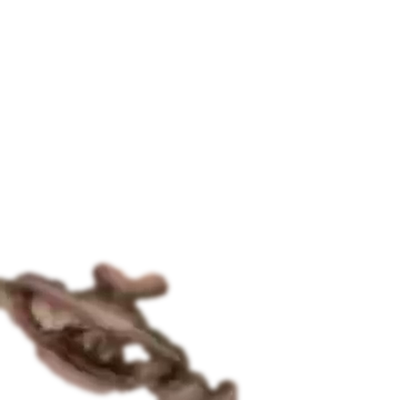
#> input picture assets/faces_alpha/left_003_tex.png, 400 x 400 px, given in place of left_001_tex.png, which was not available
$ python tex_preview.py
#> lines starting #> are read from the running program, lines starting #| are printed output that depends on the picture; after the words box and inside, x2 and y2 are one past the last pixel; in counts of white or black regions, pixels touching at a corner belong together; pictures that were not available may be replaced by others from this repository, and a replacement may not be noted
"""Checkerboard preview of texture-segmented frames 001, 027."""
import os
from PIL import Image

WS = r"D:\dsh workspace\dsh test project"
out = os.path.join(WS, "assets", "faces_alpha")

def checker(w, h, sq=40):
    img = Image.new("RGB", (w, h))
    px = img.load()
    for y in range(h):
        for x in range(w):
            c = (x // sq + y // sq) % 2
            px[x, y] = (200, 200, 200) if c else (40, 40, 40)
    return img

for name in ("left", "right"):
    for i in (1, 27):
        fg = Image.open(os.path.join(out, f"{name}_{i:03d}_tex.png")).convert("RGBA")
#> fg is the input picture: PIL image 400x400 RGBA; mean R, G, B, A 152, 118.3, 98.6, 27
        bg = checker(fg.width, fg.height)
#> in checker, `img = Image.new("RGB", (w, h))`: img: PIL image 400x400 RGB; every value is 0
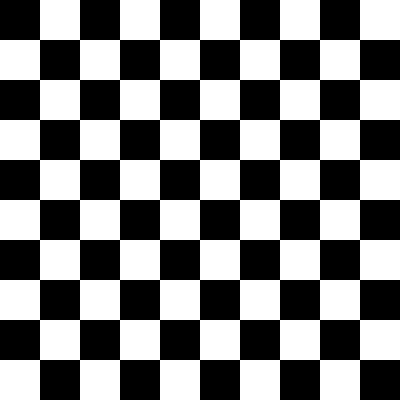
#> bg: PIL image 400x400 RGB; values 40 (black) and 200 (white), 50% white; 1 white region, box (x1, y1, x2, y2) and area: (0, 0, 400, 400) 80000
        comp = Image.alpha_composite(bg.convert("RGBA"), fg).convert("RGB")
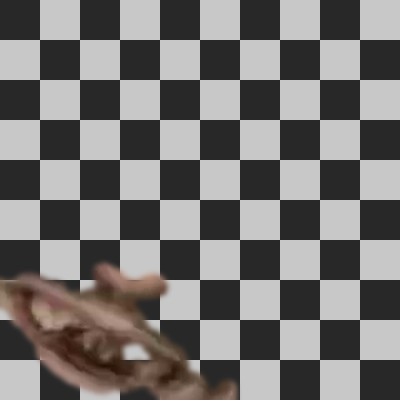
#> comp: PIL image 400x400 RGB; mean R, G, B 118.9, 116.1, 114.7
        comp.save(os.path.join(out, f"{name}_{i:03d}_tex_check.jpg"), quality=88)
#> pass 2 of the loop `for name in ("left", "right"):`:
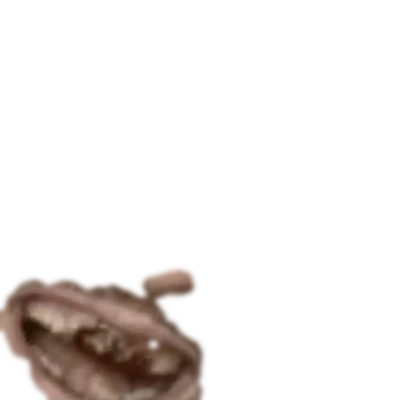
#> input picture assets/faces_alpha/left_016_tex.png, 400 x 400 px, given in place of right_001_tex.png, which was not available
#> fg is the input picture: PIL image 400x400 RGBA; mean R, G, B, A 158.7, 124, 102, 31.8
#> `comp = Image.alpha_composite(bg.convert("RGBA"), fg).convert("RGB")`:
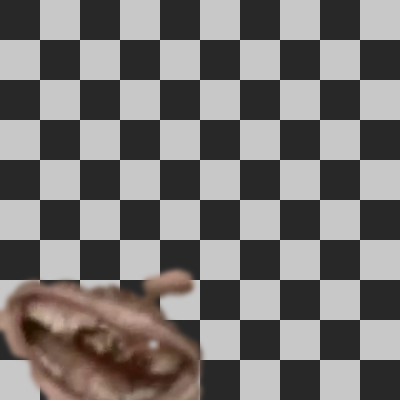
#> comp: PIL image 400x400 RGB; mean R, G, B 120.5, 116.9, 115.2
#> (the run stopped early here; a loop or call above may not have finished)
